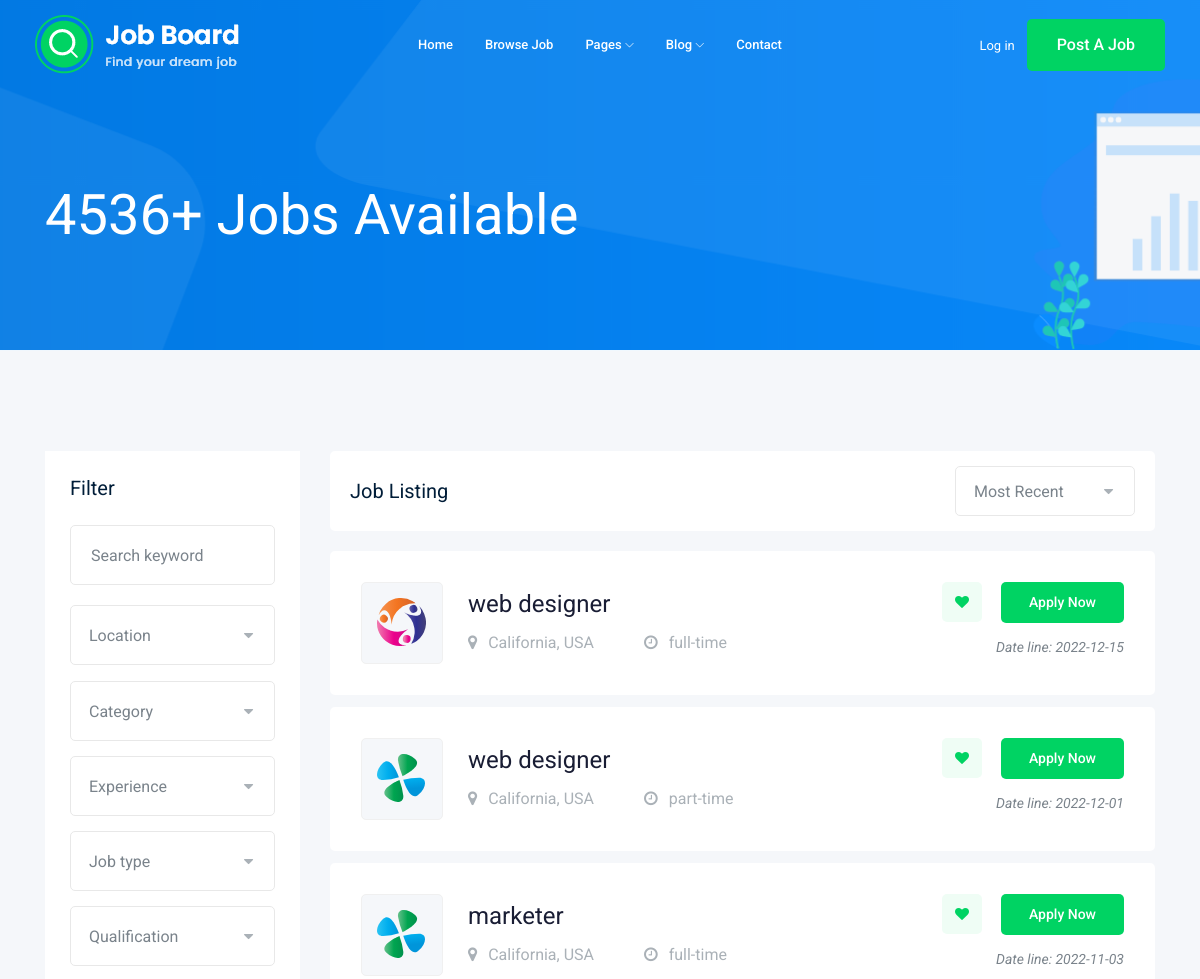
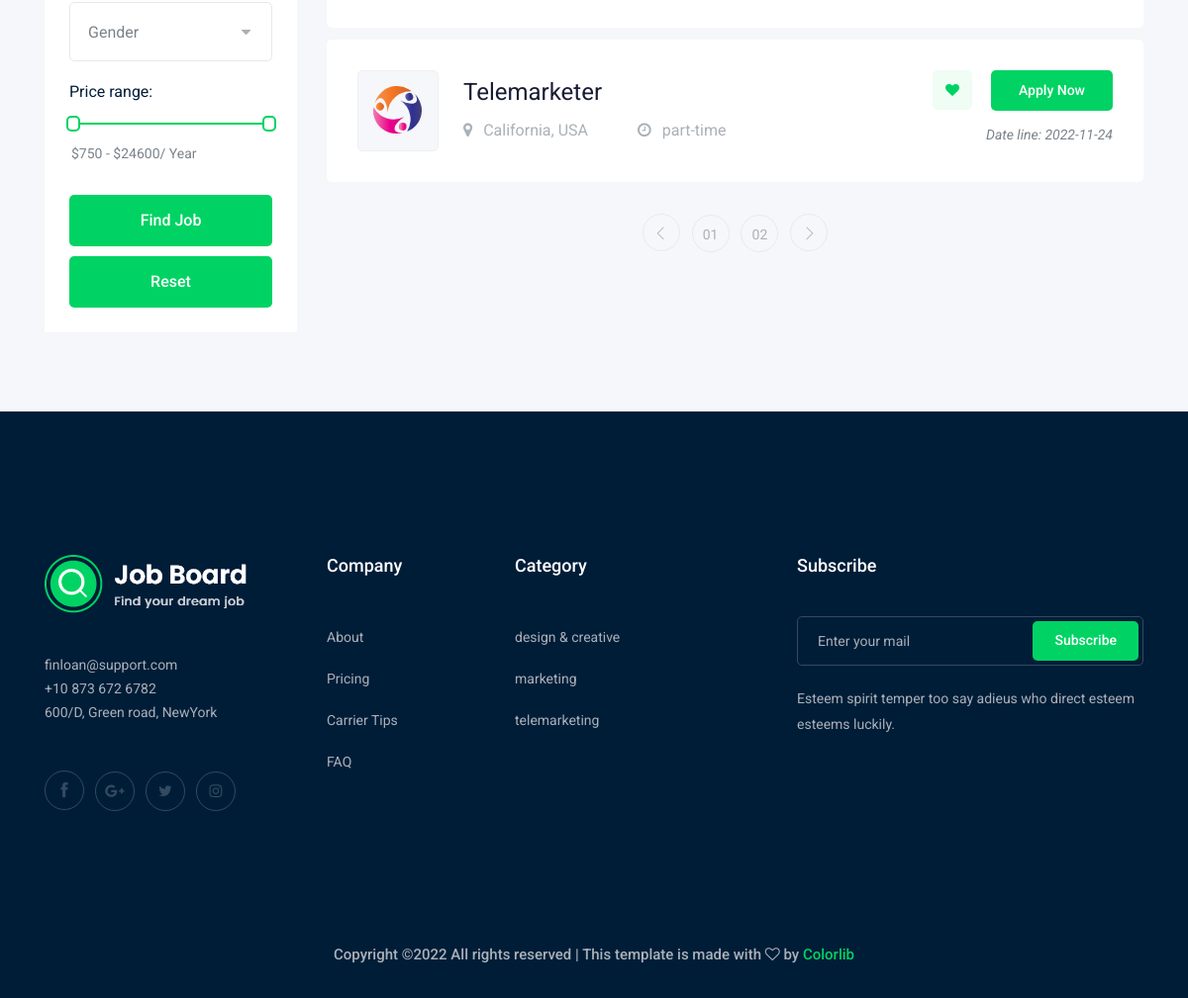
/jobs.php, run on the app's committed database (2 pictures, top to bottom).
### tables this page shows
CREATE TABLE `jobs` (
  `id` int(11) NOT NULL,
  `name` varchar(255) NOT NULL,
  `category_id` int(11) NOT NULL,
  `company_id` int(11) NOT NULL,
  `location` varchar(255) NOT NULL,
  `nature_id` int(11) NOT NULL,
  `publication` date NOT NULL,
  `vacancy` int(11) NOT NULL,
  `salary` varchar(255) NOT NULL
);

CREATE TABLE `companies` (
  `id` int(11) NOT NULL,
  `name` varchar(255) NOT NULL,
  `logo` varchar(255) NOT NULL
);

CREATE TABLE `natures` (
  `id` int(11) NOT NULL,
  `name` varchar(255) NOT NULL
);

CREATE TABLE `categories` (
  `id` int(11) NOT NULL,
  `name` varchar(255) NOT NULL
);

### jobs.php (the view, shortened to what this page needs)
<?php
$db=require 'db.php';
$category= null;
if (isset($_GET['category_id']) && $_GET['category_id'] != ""){
    $category='= '.$_GET['category_id'];
}
else {
    $category='>= ' . 1;
}
$company=null;
if (isset($_GET['company_id']) && $_GET['company_id'] != ""){
    $company='= '.$_GET['company_id'];
}
else {
    $company='>= ' . 1;
}
$nature=null;
if (isset($_GET['nature_id']) && $_GET['nature_id'] != ""){
    $nature='= '.$_GET['nature_id'];
}
else {
    $nature='>= ' . 1;
}
$name=$_GET['name']??'';
$jobs=$db->query("SELECT natures.id, natures.name as nature_name,companies.logo, jobs.id,jobs.name,jobs.category_id,companies.name AS company_name,
       jobs.company_id,jobs.location AS location_name,jobs.publication, categories.name as category_name, jobs.nature_id
    FROM jobs
    INNER JOIN natures ON jobs.nature_id=natures.id
    INNER JOIN companies ON companies.id=jobs.company_id
    INNER JOIN categories ON categories.id=jobs.category_id
    WHERE nature_id {$nature}
    AND category_id {$category}
    AND company_id {$company}
AND jobs.name LIKE '%{$name}%'
")->fetchAll(PDO::FETCH_ASSOC);
$categories = $db->query("SELECT * FROM categories ")->fetchAll(PDO::FETCH_ASSOC);
?>
<!doctype html>
<html class="no-js" lang="zxx">
<head>
    <link rel="stylesheet" href="css/bootstrap.min.css">
    <link rel="stylesheet" href="css/owl.carousel.min.css">
    <link rel="stylesheet" href="css/magnific-popup.css">
    <link rel="stylesheet" href="css/font-awesome.min.css">
    <link rel="stylesheet" href="css/themify-icons.css">
    <link rel="stylesheet" href="css/nice-select.css">
    <link rel="stylesheet" href="css/flaticon.css">
    <link rel="stylesheet" href="css/jquery-ui.css">
    <link rel="stylesheet" href="css/gijgo.css">
    <link rel="stylesheet" href="css/animate.min.css">
    <link rel="stylesheet" href="css/slicknav.css">
    <link rel="stylesheet" href="css/style.css">
</head>
<body>
    <?php require $_SERVER['DOCUMENT_ROOT'] . '/ln_job/parts/header.php';?>
    <div class="bradcam_area bradcam_bg_1">
        <div class="container">
            <div class="row">
                <div class="col-xl-12">
                    <div class="bradcam_text">
                        <h3>4536+ Jobs Available</h3>
                    </div>
                </div>
            </div>
        </div>
    </div>
    <div class="job_listing_area plus_padding">
        <div class="container">
            <div class="row">
                <div class="col-lg-3">
                    <div class="job_filter white-bg">
                        <div class="form_inner white-bg">
                            <h3>Filter</h3>
                            <form action="jobs.php" method="get">
                                <div class="row">
                                    <div class="col-lg-12">
                                        <div class="single_field">
                                            <input type="text" placeholder="Search keyword" name="name" value="<?=$name?>">
                                        </div>
                                    </div>
                                    <div class="col-lg-12">
                                    </div>
                                    <div class="col-lg-12">
                                    </div>
                                    <div class="col-lg-12">
                                    </div>
                                    <div class="col-lg-12">
                                    </div>
                                    <div class="col-lg-12">
                                    </div>
                                    <div class="col-lg-12">
                                    </div>
                                    <div class="col-lg-12">
                                    </div>
                                </div>
                                <div class="range_wrap">
                                    <label for="amount">Price range:</label>
                                    <div id="slider-range"></div>
                                    <p>
                                        <input type="text" id="amount" readonly style="border:0; color:#7A838B; font-size: 14px; font-weight:400;">
                                    </p>
                                </div>
                                <div class="reset_btn">
                                    <input  class="boxed-btn3 w-100" style="margin-bottom: 10px" type="submit" value="Find Job">
                                    <br>
                                    <a  class="boxed-btn3 w-100" href="jobs.php?name=&category_id=&nature_id=">Reset</a>
                                </div>
                            </form>
                        </div>
                    </div>
                </div>
                <div class="col-lg-9">
                    <div class="recent_joblist_wrap">
                        <div class="recent_joblist white-bg ">
                            <div class="row align-items-center">
                                <div class="col-md-6">
                                    <h4>Job Listing</h4>
                                </div>
                                <div class="col-md-6">
                                    <div class="serch_cat d-flex justify-content-end">
                                    </div>
                                </div>
                            </div>
                        </div>
                    </div>
                    <div class="job_lists m-0">
                        <div class="row">
                            <?php foreach ($jobs as $job):?>
                            <div class="col-lg-12 col-md-12">
                                <div class="single_jobs white-bg d-flex justify-content-between">
                                    <div class="jobs_left d-flex align-items-center">
                                        <div class="thumb">
                                            <img src="<?=$job['logo']?>" alt="">
                                        </div>
                                        <div class="jobs_conetent">
                                            <a href="job_details.php?id=<?=$job['id']?>"><h4><?=$job['name']?></h4></a>
                                            <div class="links_locat d-flex align-items-center">
                                                <div class="location">
                                                    <p> <i class="fa fa-map-marker"></i> <?=$job['location_name']?></p>
                                                </div>
                                                <div class="location">
                                                    <p> <i class="fa fa-clock-o"></i> <?=$job['nature_name']?></p>
                                                </div>
                                            </div>
                                        </div>
                                    </div>
                                    <div class="jobs_right">
                                        <div class="apply_now">
                                            <a class="heart_mark" href=""> <i class="fa fa-heart"></i> </a>
                                            <a href="job_details.php?id=<?= $job['id']?>" class="boxed-btn3">Apply Now</a>
                                        </div>
                                        <div class="date">
                                            <p>Date line: <?=$job['publication']?></p>
                                        </div>
                                    </div>
                                </div>
                            </div>
                            <?php endforeach;?>
                        </div>
                        <div class="row">
                            <div class="col-lg-12">
                                <div class="pagination_wrap">
                                    <ul>
                                        <li><a href="#"> <i class="ti-angle-left"></i> </a></li>
                                        <li><a href="#"><span>01</span></a></li>
                                        <li><a href="#"><span>02</span></a></li>
                                        <li><a href="#"> <i class="ti-angle-right"></i> </a></li>
                                    </ul>
                                </div>
                            </div>
                        </div>
                    </div>
                </div>
            </div>
        </div>
    </div>
    <footer class="footer">
        <div class="footer_top">
            <div class="container">
                <div class="row">
                    <div class="col-xl-3 col-md-6 col-lg-3">
                        <div class="footer_widget wow fadeInUp" data-wow-duration="1s" data-wow-delay=".3s">
                            <div class="footer_logo">
                                <a href="#">
                                    <img src="img/logo.png" alt="">
                                </a>
                            </div>
                            <p>
                                finloan@support.com <br>
                                +10 873 672 6782 <br>
                                600/D, Green road, NewYork
                            </p>
                            <div class="socail_links">
                                <ul>
                                    <li>
                                        <a href="#">
                                            <i class="ti-facebook"></i>
                                        </a>
                                    </li>
                                    <li>
                                        <a href="#">
                                            <i class="fa fa-google-plus"></i>
                                        </a>
                                    </li>
                                    <li>
                                        <a href="#">
                                            <i class="fa fa-twitter"></i>
                                        </a>
                                    </li>
                                    <li>
                                        <a href="#">
                                            <i class="fa fa-instagram"></i>
                                        </a>
                                    </li>
                                </ul>
                            </div>
                        </div>
                    </div>
                    <div class="col-xl-2 col-md-6 col-lg-2">
                        <div class="footer_widget wow fadeInUp" data-wow-duration="1.1s" data-wow-delay=".4s">
                            <h3 class="footer_title">
                                Company
                            </h3>
                            <ul>
                                <li><a href="#">About </a></li>
                                <li><a href="#"> Pricing</a></li>
                                <li><a href="#">Carrier Tips</a></li>
                                <li><a href="#">FAQ</a></li>
                            </ul>
                        </div>
                    </div>
                    <?php require $_SERVER['DOCUMENT_ROOT'] . '/ln_job/parts/footer_category.php';?>
                    <div class="col-xl-4 col-md-6 col-lg-4">
                        <div class="footer_widget wow fadeInUp" data-wow-duration="1.3s" data-wow-delay=".6s">
                            <h3 class="footer_title">
                                Subscribe
                            </h3>
                            <form action="#" class="newsletter_form">
                                <input type="text" placeholder="Enter your mail">
                                <button type="submit">Subscribe</button>
                            </form>
                            <p class="newsletter_text">Esteem spirit temper too say adieus who direct esteem esteems
                                luckily.</p>
                        </div>
                    </div>
                </div>
            </div>
        </div>
        <div class="copy-right_text wow fadeInUp" data-wow-duration="1.4s" data-wow-delay=".3s">
            <div class="container">
                <div class="row">
                    <div class="col-xl-12">
                        <p class="copy_right text-center">
Copyright &copy;<script>document.write(new Date().getFullYear());</script> All rights reserved | This template is made with <i class="fa fa-heart-o" aria-hidden="true"></i> by <a href="https://colorlib.com" target="_blank">Colorlib</a>
                        </p>
                    </div>
                </div>
            </div>
        </div>
    </footer>
</body>
</html>

### parts/header.php (shortened to what this page needs)
<header>
    <div class="header-area ">
        <div id="sticky-header" class="main-header-area">
            <div class="container-fluid ">
                <div class="header_bottom_border">
                    <div class="row align-items-center">
                        <div class="col-xl-3 col-lg-2">
                            <div class="logo">
                                <a href="index.php">
                                    <img src="img/logo.png" alt="">
                                </a>
                            </div>
                        </div>
                        <div class="col-xl-6 col-lg-7">
                            <div class="main-menu  d-none d-lg-block">
                                <nav>
                                    <ul id="navigation">
                                        <li><a href="index.php">home</a></li>
                                        <li><a href="jobs.php?nature_id=&name=&category_id=">Browse Job</a></li>
                                        <li><a href="#">pages <i class="ti-angle-down"></i></a>
                                        </li>
                                        <li><a href="#">blog <i class="ti-angle-down"></i></a>
                                        </li>
                                        <li><a href="contact.html">Contact</a></li>
                                    </ul>
                                </nav>
                            </div>
                        </div>
                        <div class="col-xl-3 col-lg-3 d-none d-lg-block">
                            <div class="Appointment">
                                <div class="phone_num d-none d-xl-block">
                                    <a href="#">Log in</a>
                                </div>
                                <div class="d-none d-lg-block">
                                    <a class="boxed-btn3" href="#">Post a Job</a>
                                </div>
                            </div>
                        </div>
                        <div class="col-12">
                        </div>
                    </div>
                </div>
            </div>
        </div>
    </div>
</header>

### parts/footer_category.php
<?php
$db=require 'db.php';
$categories=$db->query("SELECT * FROM categories")->fetchAll(PDO::FETCH_ASSOC);
?>
<div class="col-xl-3 col-md-6 col-lg-3">
    <div class="footer_widget wow fadeInUp" data-wow-duration="1.2s" data-wow-delay=".5s">
        <h3 class="footer_title">
            Category
        </h3>
        <ul>
            <?php
            foreach ($categories as $category):?>
                <li><a href="/ln_job/jobs.php?nature_id=&name=&category_id=<?= $category['id']?>"><?=$category['name']?></a></li>
            <?php endforeach;?>
        </ul>
    </div>
</div>

### data on the page
jobs: company.logo (picture), name "web designer", location "California, USA", nature.name "full-time", publication "2022-12-15"
jobs: company.logo (picture), name "web designer", location "California, USA", nature.name "part-time", publication "2022-12-01"
jobs: company.logo (picture), name "marketer", location "California, USA", nature.name "full-time", publication "2022-11-03"
jobs: company.logo (picture), name "Telemarketer", location "California, USA", nature.name "part-time", publication "2022-11-24"
categories: name "design & creative"
categories: name "marketing"
categories: name "telemarketing"
